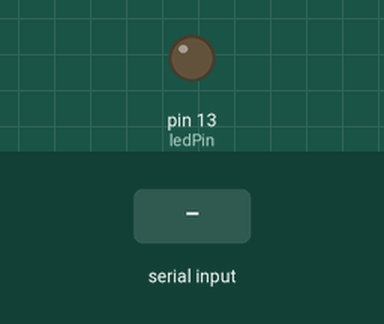
The sketch below on a simulated Arduino Uno, built with avr-gcc and run on an emulated ATmega328P. Shown: output pins drawn as LEDs (lit = HIGH). Dashed ring = blinking. The inputs (shaded band) are chosen by the test bench. What the sketch prints to the serial monitor is not drawn.

Above: at 1.2 s.
1.3 s: "2\n" received over Serial
At 1.7 s:
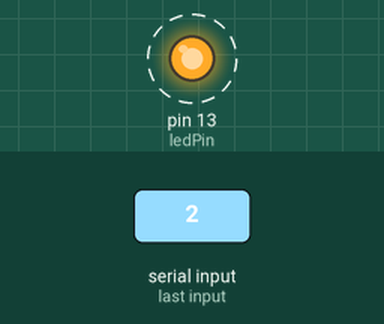
4.3 s: "3\n" received over Serial
At 4.7 s:
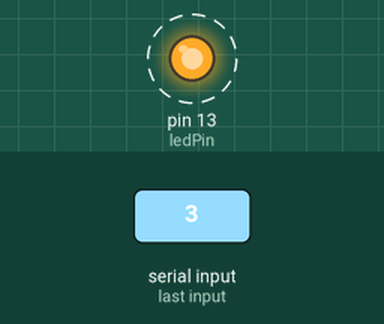
7.3 s: "4\n" received over Serial
At 7.7 s:
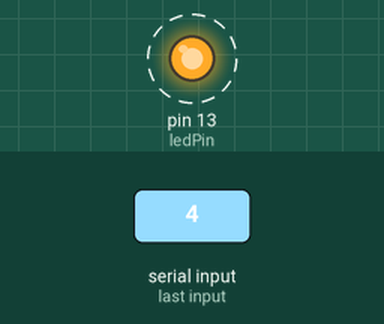
Timing chart, 0 to 12.3 s (numbered marks = the images above; inputs shaded):
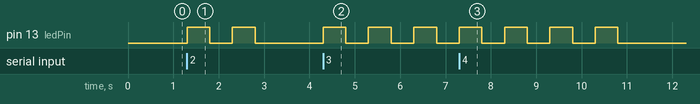

The sketch:

ch3_challenge2_revised.ino
```cpp
int ledPin = 13;
int receivedNumber;

void setup() {
  pinMode(ledPin, OUTPUT);
  Serial.begin(9600);
}

void loop() {
  if (Serial.available() > 0) {
    receivedNumber = Serial.parseInt();

    switch (receivedNumber) {
      case 1:
        for (int i = 0; i < 1; i++) {
          digitalWrite(ledPin, HIGH);
          delay(500);
          digitalWrite(ledPin, LOW);
          delay(500);
        }
        break;

      case 2:
        for (int i = 0; i < 2; i++) {
          digitalWrite(ledPin, HIGH);
          delay(500);
          digitalWrite(ledPin, LOW);
          delay(500);
        }
        break;

      case 3:
        for (int i = 0; i < 3; i++) {
          digitalWrite(ledPin, HIGH);
          delay(500);
          digitalWrite(ledPin, LOW);
          delay(500);
        }
        break;

      case 4:
        for (int i = 0; i < 4; i++) {
          digitalWrite(ledPin, HIGH);
          delay(500);
          digitalWrite(ledPin, LOW);
          delay(500);
        }
        break;

      default:
        Serial.println("Enter 1, 2, 3, or 4");
        break;
    }
  }
}
```

Measured:
- after the input at 1.3 s, pin 13 (ledPin): alternates HIGH for 0.50 s and LOW for 0.50 s, 4 changes in all, then stays LOW, starting at once
- after the input at 4.3 s, pin 13 (ledPin): alternates HIGH for 0.50 s and LOW for 0.50 s, starting at once
- after the input at 7.3 s, pin 13 (ledPin): alternates HIGH for 0.50 s and LOW for 0.50 s, 8 changes in all, then stays LOW, starting at once
